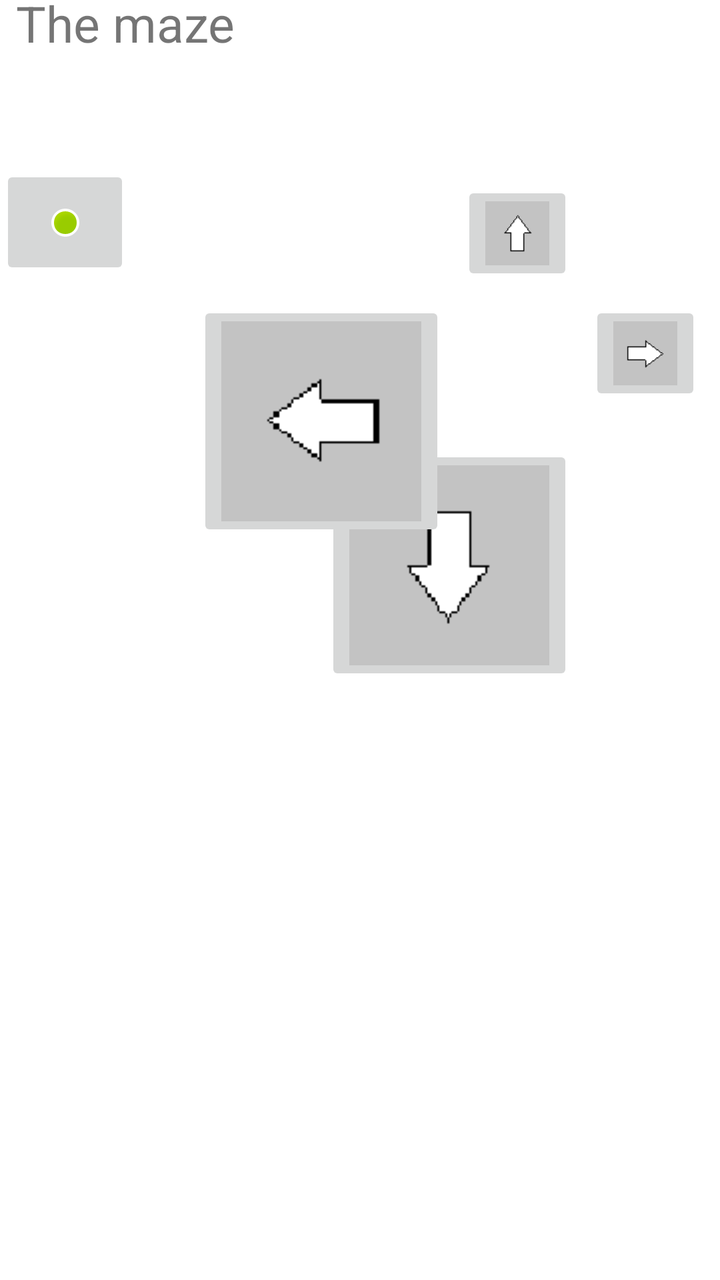
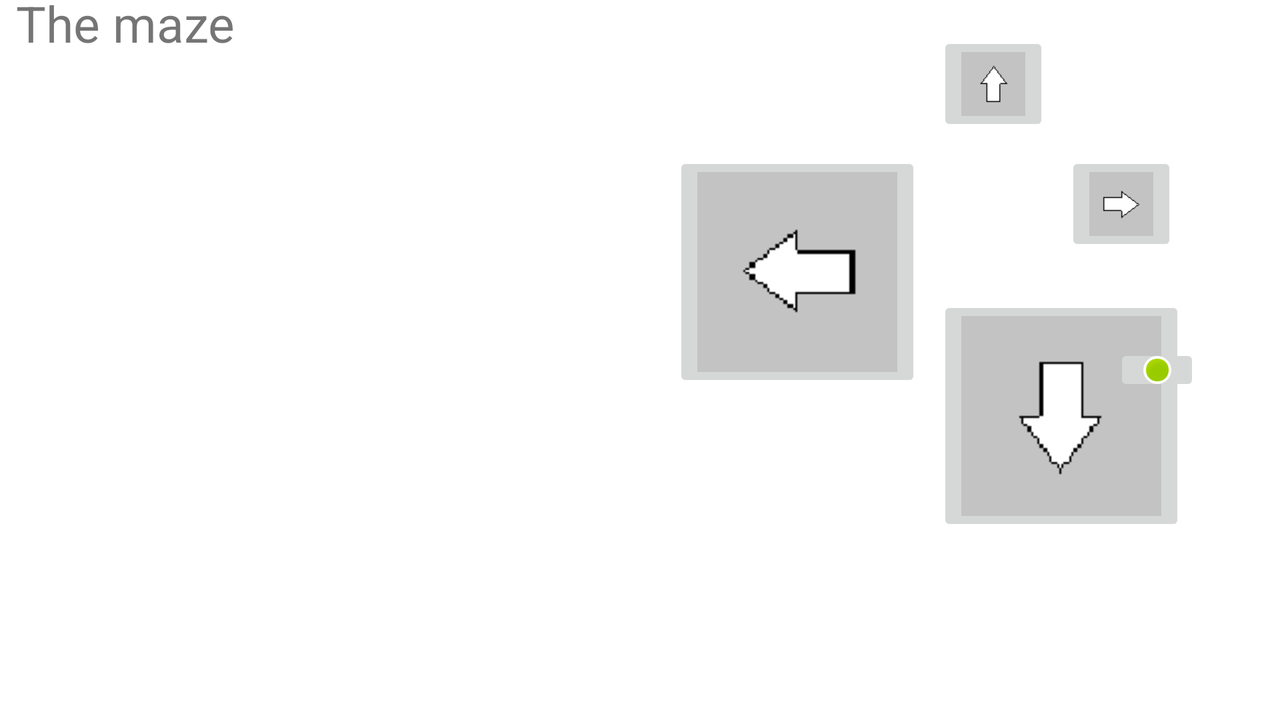

An Android layout and its configuration variant, each rendered on a device that would load it. The default file and the variant file are quoted in full after the pictures.
<!-- AndroidManifest.xml: application theme AppTheme -->
<!-- res/layout/ecran_jeu.xml -->
<?xml version="1.0" encoding="utf-8"?>
<android.support.constraint.ConstraintLayout  xmlns:android="http://schemas.android.com/apk/res/android"

    xmlns:app="http://schemas.android.com/apk/res-auto"
    xmlns:tools="http://schemas.android.com/tools"
    android:layout_width="match_parent"
    android:layout_height="match_parent"
    tools:context="com.example.maxim.test03.Ecran_Jeu"
    android:orientation="vertical"
    android:weightSum="1">

    <TextView
        android:id="@+id/titre"
        android:layout_width="wrap_content"
        android:layout_height="wrap_content"
        android:layout_marginLeft="8dp"
        android:layout_marginRight="8dp"
        android:layout_marginTop="-6dp"
        android:text="@string/lab"
        android:textSize="@dimen/btn_text"
        app:layout_constraintHorizontal_bias="0.0"
        app:layout_constraintLeft_toLeftOf="parent"
        app:layout_constraintRight_toRightOf="parent"
        app:layout_constraintTop_toTopOf="parent" />


    <ImageButton
        android:id="@+id/haut"
        android:layout_width="wrap_content"
        android:layout_height="wrap_content"
        android:layout_marginEnd="8dp"
        android:layout_marginStart="8dp"
        android:layout_marginTop="16dp"
        app:layout_constraintEnd_toEndOf="parent"
        app:layout_constraintHorizontal_bias="0.773"
        app:layout_constraintStart_toStartOf="parent"
        app:layout_constraintTop_toBottomOf="@+id/lab"
        app:srcCompat="@drawable/haut" />

    <ImageButton
        android:id="@+id/droite"
        android:layout_width="wrap_content"
        android:layout_height="wrap_content"
        android:layout_marginStart="8dp"
        android:layout_marginTop="8dp"
        app:layout_constraintStart_toEndOf="@+id/haut"
        app:layout_constraintTop_toBottomOf="@+id/haut"
        app:srcCompat="@drawable/droite" />


    <ImageButton
        android:id="@+id/bas"
        android:layout_width="wrap_content"
        android:layout_height="wrap_content"
        android:layout_marginBottom="8dp"
        android:layout_marginEnd="8dp"
        android:layout_marginStart="8dp"
        android:layout_marginTop="20dp"
        app:layout_constraintBottom_toBottomOf="parent"
        app:layout_constraintEnd_toStartOf="@+id/droite"
        app:layout_constraintHorizontal_bias="1.0"
        app:layout_constraintStart_toEndOf="@+id/gauche"
        app:layout_constraintTop_toBottomOf="@+id/droite"
        app:layout_constraintVertical_bias="0.0"
        app:srcCompat="@drawable/bas" />

    <ImageButton
        android:id="@+id/gauche"
        android:layout_width="wrap_content"
        android:layout_height="wrap_content"
        android:layout_marginEnd="8dp"
        android:layout_marginTop="8dp"
        app:layout_constraintEnd_toStartOf="@+id/haut"
        app:layout_constraintTop_toBottomOf="@+id/haut"
        app:srcCompat="@drawable/gauche" />

    <TableLayout
        android:id="@+id/lab"
        android:layout_width="wrap_content"
        android:layout_height="wrap_content"
        android:layout_marginBottom="183dp"
        android:layout_marginLeft="8dp"
        android:layout_marginRight="8dp"
        android:layout_marginTop="8dp"
        app:layout_constraintBottom_toBottomOf="parent"
        app:layout_constraintHorizontal_bias="0.014"
        app:layout_constraintLeft_toLeftOf="parent"
        app:layout_constraintRight_toRightOf="parent"
        app:layout_constraintTop_toBottomOf="@+id/titre"
        app:layout_constraintVertical_bias="0.092"></TableLayout>

    <TableLayout
        android:id="@+id/stat"
        android:layout_width="wrap_content"
        android:layout_height="wrap_content"
        android:layout_marginTop="8dp"
        app:layout_constraintTop_toBottomOf="@+id/lab"
        tools:layout_editor_absoluteX="4dp">

    </TableLayout>

    <ImageButton
        android:id="@+id/BtnPotion"
        android:layout_width="65dp"
        android:layout_height="57dp"
        app:layout_constraintTop_toBottomOf="@+id/stat"
        app:srcCompat="@android:drawable/presence_online"
        tools:layout_editor_absoluteX="8dp" />

    <TableLayout
        android:id="@+id/tabPot"
        android:layout_width="wrap_content"
        android:layout_height="wrap_content"
        android:layout_marginTop="8dp"
        app:layout_constraintTop_toBottomOf="@+id/BtnPotion"
        tools:layout_editor_absoluteX="14dp">

    </TableLayout>

</android.support.constraint.ConstraintLayout>
<!-- resources referenced by this layout -->
<resources>
  <!-- from res/values-xhdpi/ -->
  <dimen name="btn_text">25dp</dimen>
  <!-- drawable bas: png bitmap (drawable-mdpi, 561 bytes) -->
  <!-- drawable droite: png bitmap (drawable-mdpi, 561 bytes) -->
  <!-- drawable gauche: png bitmap (drawable, 383 bytes) -->
  <!-- drawable haut: png bitmap (drawable-mdpi, 534 bytes) -->
  <string name="lab">The maze</string>
  <style name="AppTheme" parent="Theme.AppCompat.Light.DarkActionBar">
          
          <item name="colorPrimary">@color/colorPrimary</item>
          <item name="colorPrimaryDark">@color/colorPrimaryDark</item>
          <item name="colorAccent">@color/colorAccent</item>
  
      </style>
</resources>
<!-- res/layout-land/ecran_jeu.xml (the repository's variant of the layout above) -->
<!-- drawn on the phone turned sideways -->
<?xml version="1.0" encoding="utf-8"?>
<android.support.constraint.ConstraintLayout  xmlns:android="http://schemas.android.com/apk/res/android"

    xmlns:app="http://schemas.android.com/apk/res-auto"
    xmlns:tools="http://schemas.android.com/tools"
    android:layout_width="match_parent"
    android:layout_height="match_parent"
    tools:context="com.example.maxim.test03.Ecran_Jeu"
    android:orientation="vertical"
    android:weightSum="1">

    <TextView
        android:id="@+id/titre"
        android:layout_width="wrap_content"
        android:layout_height="wrap_content"
        android:layout_marginLeft="8dp"
        android:layout_marginRight="8dp"
        android:layout_marginTop="-6dp"
        android:text="@string/lab"
        android:textSize="@dimen/btn_text"
        app:layout_constraintHorizontal_bias="0.0"
        app:layout_constraintLeft_toLeftOf="parent"
        app:layout_constraintRight_toRightOf="parent"
        app:layout_constraintTop_toTopOf="parent" />


    <ImageButton
        android:id="@+id/haut"
        android:layout_width="wrap_content"
        android:layout_height="wrap_content"
        android:layout_marginEnd="8dp"
        android:layout_marginStart="8dp"
        android:layout_marginTop="16dp"
        app:layout_constraintEnd_toEndOf="parent"
        app:layout_constraintHorizontal_bias="0.811"
        app:layout_constraintStart_toStartOf="parent"
        app:layout_constraintTop_toTopOf="parent"
        app:srcCompat="@drawable/haut" />

    <ImageButton
        android:id="@+id/droite"
        android:layout_width="wrap_content"
        android:layout_height="wrap_content"
        android:layout_marginStart="8dp"
        android:layout_marginTop="8dp"
        app:layout_constraintStart_toEndOf="@+id/haut"
        app:layout_constraintTop_toBottomOf="@+id/haut"
        app:srcCompat="@drawable/droite" />


    <ImageButton
        android:id="@+id/bas"
        android:layout_width="wrap_content"
        android:layout_height="wrap_content"
        android:layout_marginBottom="8dp"
        android:layout_marginEnd="8dp"
        android:layout_marginStart="8dp"
        android:layout_marginTop="20dp"
        app:layout_constraintBottom_toBottomOf="parent"
        app:layout_constraintEnd_toStartOf="@+id/droite"
        app:layout_constraintHorizontal_bias="0.0"
        app:layout_constraintStart_toEndOf="@+id/gauche"
        app:layout_constraintTop_toBottomOf="@+id/droite"
        app:layout_constraintVertical_bias="0.0"
        app:srcCompat="@drawable/bas" />

    <ImageButton
        android:id="@+id/gauche"
        android:layout_width="wrap_content"
        android:layout_height="wrap_content"
        android:layout_marginEnd="8dp"
        android:layout_marginTop="8dp"
        app:layout_constraintEnd_toStartOf="@+id/haut"
        app:layout_constraintTop_toBottomOf="@+id/haut"
        app:srcCompat="@drawable/gauche" />

    <TableLayout
        android:id="@+id/lab"
        android:layout_width="wrap_content"
        android:layout_height="wrap_content"
        android:layout_marginBottom="183dp"
        android:layout_marginLeft="8dp"
        android:layout_marginRight="8dp"
        android:layout_marginTop="8dp"
        app:layout_constraintBottom_toBottomOf="parent"
        app:layout_constraintHorizontal_bias="0.013"
        app:layout_constraintLeft_toLeftOf="parent"
        app:layout_constraintRight_toRightOf="parent"
        app:layout_constraintTop_toBottomOf="@+id/titre"
        app:layout_constraintVertical_bias="0.07"></TableLayout>

    <TableLayout
        android:id="@+id/stat"
        android:layout_width="wrap_content"
        android:layout_height="wrap_content"
        android:layout_marginStart="24dp"
        app:layout_constraintStart_toEndOf="@+id/lab"
        app:layout_constraintTop_toBottomOf="@+id/bas">

    </TableLayout>

    <ImageButton
        android:id="@+id/BtnPotion"
        android:layout_width="43dp"
        android:layout_height="26dp"
        android:layout_marginEnd="40dp"
        android:layout_marginTop="44dp"
        app:layout_constraintEnd_toEndOf="parent"
        app:layout_constraintTop_toBottomOf="@+id/droite"
        app:srcCompat="@android:drawable/presence_online" />

    <TableLayout
        android:id="@+id/tabPot"
        android:layout_width="wrap_content"
        android:layout_height="wrap_content"
        android:layout_marginBottom="8dp"
        android:layout_marginEnd="8dp"
        android:layout_marginStart="8dp"
        android:layout_marginTop="4dp"
        app:layout_constraintBottom_toBottomOf="parent"
        app:layout_constraintEnd_toStartOf="@+id/BtnPotion"
        app:layout_constraintHorizontal_bias="0.992"
        app:layout_constraintStart_toStartOf="parent"
        app:layout_constraintTop_toBottomOf="@+id/BtnPotion"
        app:layout_constraintVertical_bias="0.0">

    </TableLayout>

</android.support.constraint.ConstraintLayout>
